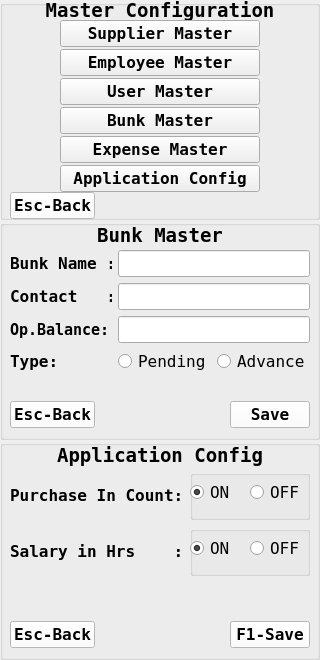
<?xml version="1.0" encoding="UTF-8"?>
<ui version="4.0">
 <class>Master_Config_Menu</class>
 <widget class="QWidget" name="Master_Config_Menu">
  <property name="geometry">
   <rect>
    <x>0</x>
    <y>0</y>
    <width>320</width>
    <height>660</height>
   </rect>
  </property>
  <property name="font">
   <font>
    <family>DejaVu Sans Mono</family>
    <pointsize>12</pointsize>
   </font>
  </property>
  <property name="windowTitle">
   <string>Form</string>
  </property>
  <widget class="QGroupBox" name="groupBox_master_config_menu">
   <property name="geometry">
    <rect>
     <x>0</x>
     <y>0</y>
     <width>320</width>
     <height>220</height>
    </rect>
   </property>
   <property name="title">
    <string/>
   </property>
   <widget class="QLabel" name="label">
    <property name="geometry">
     <rect>
      <x>0</x>
      <y>0</y>
      <width>320</width>
      <height>20</height>
     </rect>
    </property>
    <property name="font">
     <font>
      <pointsize>14</pointsize>
      <weight>75</weight>
      <bold>true</bold>
     </font>
    </property>
    <property name="text">
     <string>Master Configuration</string>
    </property>
    <property name="alignment">
     <set>Qt::AlignCenter</set>
    </property>
   </widget>
   <widget class="QWidget" name="gridLayoutWidget">
    <property name="geometry">
     <rect>
      <x>10</x>
      <y>20</y>
      <width>300</width>
      <height>176</height>
     </rect>
    </property>
    <layout class="QGridLayout" name="gridLayout">
     <property name="leftMargin">
      <number>50</number>
     </property>
     <property name="rightMargin">
      <number>50</number>
     </property>
     <property name="spacing">
      <number>2</number>
     </property>
     <item row="3" column="0">
      <widget class="QPushButton" name="pushButton_fuel">
       <property name="font">
        <font>
         <family>DejaVu Sans Mono</family>
         <pointsize>12</pointsize>
         <weight>75</weight>
         <bold>true</bold>
        </font>
       </property>
       <property name="focusPolicy">
        <enum>Qt::StrongFocus</enum>
       </property>
       <property name="styleSheet">
        <string notr="true">QPushButton:focus{border:3px solid red;background-color: rgb(255, 255, 255);}</string>
       </property>
       <property name="text">
        <string>Bunk Master</string>
       </property>
       <property name="autoDefault">
        <bool>true</bool>
       </property>
      </widget>
     </item>
     <item row="1" column="0">
      <widget class="QPushButton" name="pushButton_Employee">
       <property name="font">
        <font>
         <family>DejaVu Sans Mono</family>
         <pointsize>12</pointsize>
         <weight>75</weight>
         <bold>true</bold>
        </font>
       </property>
       <property name="focusPolicy">
        <enum>Qt::StrongFocus</enum>
       </property>
       <property name="styleSheet">
        <string notr="true">QPushButton:focus{border:3px solid red;background-color: rgb(255, 255, 255);}</string>
       </property>
       <property name="text">
        <string>Employee Master</string>
       </property>
       <property name="autoDefault">
        <bool>true</bool>
       </property>
      </widget>
     </item>
     <item row="2" column="0">
      <widget class="QPushButton" name="pushButton_user_master">
       <property name="font">
        <font>
         <family>DejaVu Sans Mono</family>
         <pointsize>12</pointsize>
         <weight>75</weight>
         <bold>true</bold>
        </font>
       </property>
       <property name="styleSheet">
        <string notr="true">QPushButton:focus{border:3px solid red;background-color: rgb(255, 255, 255);}</string>
       </property>
       <property name="text">
        <string>User Master</string>
       </property>
       <property name="autoDefault">
        <bool>true</bool>
       </property>
       <property name="default">
        <bool>false</bool>
       </property>
      </widget>
     </item>
     <item row="4" column="0">
      <widget class="QPushButton" name="pushButton_expense">
       <property name="font">
        <font>
         <family>DejaVu Sans Mono</family>
         <pointsize>12</pointsize>
         <weight>75</weight>
         <bold>true</bold>
        </font>
       </property>
       <property name="focusPolicy">
        <enum>Qt::StrongFocus</enum>
       </property>
       <property name="styleSheet">
        <string notr="true">QPushButton:focus{border:3px solid red;background-color: rgb(255, 255, 255);}</string>
       </property>
       <property name="text">
        <string>Expense Master</string>
       </property>
       <property name="autoDefault">
        <bool>true</bool>
       </property>
      </widget>
     </item>
     <item row="6" column="0">
      <spacer name="verticalSpacer_2">
       <property name="orientation">
        <enum>Qt::Vertical</enum>
       </property>
       <property name="sizeHint" stdset="0">
        <size>
         <width>20</width>
         <height>40</height>
        </size>
       </property>
      </spacer>
     </item>
     <item row="0" column="0">
      <widget class="QPushButton" name="pushButton_Customer">
       <property name="font">
        <font>
         <family>DejaVu Sans Mono</family>
         <pointsize>12</pointsize>
         <weight>75</weight>
         <bold>true</bold>
        </font>
       </property>
       <property name="focusPolicy">
        <enum>Qt::StrongFocus</enum>
       </property>
       <property name="styleSheet">
        <string notr="true">QPushButton:focus{border:3px solid red;background-color: rgb(255, 255, 255);}</string>
       </property>
       <property name="text">
        <string>Supplier Master</string>
       </property>
       <property name="autoDefault">
        <bool>true</bool>
       </property>
      </widget>
     </item>
     <item row="5" column="0">
      <widget class="QPushButton" name="pushButton_app_config">
       <property name="font">
        <font>
         <family>DejaVu Sans Mono</family>
         <pointsize>12</pointsize>
         <weight>75</weight>
         <bold>true</bold>
        </font>
       </property>
       <property name="focusPolicy">
        <enum>Qt::StrongFocus</enum>
       </property>
       <property name="styleSheet">
        <string notr="true">QPushButton:focus{border:3px solid red;background-color: rgb(255, 255, 255);}</string>
       </property>
       <property name="text">
        <string>Application Config</string>
       </property>
       <property name="autoDefault">
        <bool>true</bool>
       </property>
      </widget>
     </item>
    </layout>
   </widget>
   <widget class="QWidget" name="layoutWidget">
    <property name="geometry">
     <rect>
      <x>10</x>
      <y>191</y>
      <width>300</width>
      <height>29</height>
     </rect>
    </property>
    <layout class="QHBoxLayout" name="horizontalLayout_5">
     <item>
      <widget class="QPushButton" name="pushButton_back">
       <property name="font">
        <font>
         <family>DejaVu Sans Mono</family>
         <pointsize>12</pointsize>
         <weight>75</weight>
         <bold>true</bold>
        </font>
       </property>
       <property name="focusPolicy">
        <enum>Qt::NoFocus</enum>
       </property>
       <property name="styleSheet">
        <string notr="true">background-color: rgb(255, 255, 255);</string>
       </property>
       <property name="text">
        <string>Esc-Back</string>
       </property>
       <property name="autoDefault">
        <bool>true</bool>
       </property>
      </widget>
     </item>
     <item>
      <spacer name="horizontalSpacer_9">
       <property name="orientation">
        <enum>Qt::Horizontal</enum>
       </property>
       <property name="sizeHint" stdset="0">
        <size>
         <width>40</width>
         <height>20</height>
        </size>
       </property>
      </spacer>
     </item>
    </layout>
   </widget>
  </widget>
  <widget class="QGroupBox" name="groupBox_bunk_master">
   <property name="geometry">
    <rect>
     <x>0</x>
     <y>220</y>
     <width>320</width>
     <height>220</height>
    </rect>
   </property>
   <property name="title">
    <string/>
   </property>
   <widget class="QLabel" name="label_2">
    <property name="geometry">
     <rect>
      <x>0</x>
      <y>0</y>
      <width>320</width>
      <height>30</height>
     </rect>
    </property>
    <property name="font">
     <font>
      <pointsize>14</pointsize>
      <weight>75</weight>
      <bold>true</bold>
     </font>
    </property>
    <property name="text">
     <string>Bunk Master</string>
    </property>
    <property name="alignment">
     <set>Qt::AlignCenter</set>
    </property>
   </widget>
   <widget class="QWidget" name="layoutWidget_2">
    <property name="geometry">
     <rect>
      <x>10</x>
      <y>180</y>
      <width>300</width>
      <height>29</height>
     </rect>
    </property>
    <layout class="QHBoxLayout" name="horizontalLayout_6">
     <item>
      <widget class="QPushButton" name="pushButton_back_2">
       <property name="font">
        <font>
         <family>DejaVu Sans Mono</family>
         <pointsize>12</pointsize>
         <weight>75</weight>
         <bold>true</bold>
        </font>
       </property>
       <property name="focusPolicy">
        <enum>Qt::NoFocus</enum>
       </property>
       <property name="styleSheet">
        <string notr="true">background-color: rgb(255, 255, 255);</string>
       </property>
       <property name="text">
        <string>Esc-Back</string>
       </property>
       <property name="autoDefault">
        <bool>true</bool>
       </property>
      </widget>
     </item>
     <item>
      <spacer name="horizontalSpacer_10">
       <property name="orientation">
        <enum>Qt::Horizontal</enum>
       </property>
       <property name="sizeHint" stdset="0">
        <size>
         <width>40</width>
         <height>20</height>
        </size>
       </property>
      </spacer>
     </item>
     <item>
      <widget class="QPushButton" name="pushButton_save">
       <property name="font">
        <font>
         <family>DejaVu Sans Mono</family>
         <pointsize>12</pointsize>
         <weight>75</weight>
         <bold>true</bold>
        </font>
       </property>
       <property name="focusPolicy">
        <enum>Qt::StrongFocus</enum>
       </property>
       <property name="styleSheet">
        <string notr="true">background-color: rgb(255, 255, 255);</string>
       </property>
       <property name="text">
        <string>Save</string>
       </property>
       <property name="autoDefault">
        <bool>true</bool>
       </property>
      </widget>
     </item>
    </layout>
   </widget>
   <widget class="QWidget" name="gridLayoutWidget_2">
    <property name="geometry">
     <rect>
      <x>10</x>
      <y>30</y>
      <width>300</width>
      <height>150</height>
     </rect>
    </property>
    <layout class="QGridLayout" name="gridLayout_2">
     <item row="0" column="0">
      <widget class="QLabel" name="label_3">
       <property name="font">
        <font>
         <weight>75</weight>
         <bold>true</bold>
        </font>
       </property>
       <property name="text">
        <string>Bunk Name :</string>
       </property>
      </widget>
     </item>
     <item row="4" column="0">
      <spacer name="verticalSpacer">
       <property name="orientation">
        <enum>Qt::Vertical</enum>
       </property>
       <property name="sizeHint" stdset="0">
        <size>
         <width>20</width>
         <height>40</height>
        </size>
       </property>
      </spacer>
     </item>
     <item row="3" column="1">
      <widget class="QRadioButton" name="radioButton_pending">
       <property name="text">
        <string>Pending</string>
       </property>
      </widget>
     </item>
     <item row="1" column="0">
      <widget class="QLabel" name="label_4">
       <property name="font">
        <font>
         <weight>75</weight>
         <bold>true</bold>
        </font>
       </property>
       <property name="text">
        <string>Contact   :</string>
       </property>
      </widget>
     </item>
     <item row="3" column="0">
      <widget class="QLabel" name="label_21">
       <property name="font">
        <font>
         <weight>75</weight>
         <bold>true</bold>
        </font>
       </property>
       <property name="text">
        <string>Type:</string>
       </property>
      </widget>
     </item>
     <item row="2" column="0">
      <widget class="QLabel" name="label_5">
       <property name="font">
        <font>
         <pointsize>11</pointsize>
         <weight>75</weight>
         <bold>true</bold>
        </font>
       </property>
       <property name="text">
        <string>Op.Balance:</string>
       </property>
      </widget>
     </item>
     <item row="3" column="2">
      <widget class="QRadioButton" name="radioButton_advance">
       <property name="text">
        <string>Advance</string>
       </property>
      </widget>
     </item>
     <item row="2" column="1" colspan="2">
      <widget class="QLineEdit" name="lineEdit_opening_balance">
       <property name="font">
        <font>
         <weight>75</weight>
         <bold>true</bold>
        </font>
       </property>
      </widget>
     </item>
     <item row="1" column="1" colspan="2">
      <widget class="QLineEdit" name="lineEdit_bunk_contact"/>
     </item>
     <item row="0" column="1" colspan="2">
      <widget class="QLineEdit" name="lineEdit_bunk_name"/>
     </item>
    </layout>
   </widget>
  </widget>
  <widget class="QGroupBox" name="groupBox_app_config">
   <property name="geometry">
    <rect>
     <x>0</x>
     <y>440</y>
     <width>320</width>
     <height>220</height>
    </rect>
   </property>
   <property name="title">
    <string/>
   </property>
   <widget class="QLabel" name="label_6">
    <property name="geometry">
     <rect>
      <x>0</x>
      <y>0</y>
      <width>320</width>
      <height>30</height>
     </rect>
    </property>
    <property name="font">
     <font>
      <pointsize>14</pointsize>
      <weight>75</weight>
      <bold>true</bold>
     </font>
    </property>
    <property name="text">
     <string>Application Config</string>
    </property>
    <property name="alignment">
     <set>Qt::AlignCenter</set>
    </property>
   </widget>
   <widget class="QWidget" name="gridLayoutWidget_3">
    <property name="geometry">
     <rect>
      <x>10</x>
      <y>30</y>
      <width>300</width>
      <height>106</height>
     </rect>
    </property>
    <layout class="QGridLayout" name="gridLayout_3">
     <item row="1" column="1">
      <widget class="QGroupBox" name="groupBox_2">
       <property name="font">
        <font>
         <pointsize>14</pointsize>
        </font>
       </property>
       <property name="styleSheet">
        <string notr="true"/>
       </property>
       <property name="title">
        <string/>
       </property>
       <widget class="QRadioButton" name="radioButton_hrs_on">
        <property name="geometry">
         <rect>
          <x>0</x>
          <y>10</y>
          <width>51</width>
          <height>25</height>
         </rect>
        </property>
        <property name="font">
         <font>
          <family>DejaVu Sans Mono</family>
          <pointsize>12</pointsize>
         </font>
        </property>
        <property name="text">
         <string>ON</string>
        </property>
        <property name="checked">
         <bool>true</bool>
        </property>
       </widget>
       <widget class="QRadioButton" name="radioButton_hrs_off">
        <property name="geometry">
         <rect>
          <x>60</x>
          <y>10</y>
          <width>50</width>
          <height>25</height>
         </rect>
        </property>
        <property name="font">
         <font>
          <family>DejaVu Sans Mono</family>
          <pointsize>12</pointsize>
         </font>
        </property>
        <property name="text">
         <string>OFF</string>
        </property>
       </widget>
      </widget>
     </item>
     <item row="0" column="0">
      <widget class="QLabel" name="label_7">
       <property name="font">
        <font>
         <weight>75</weight>
         <bold>true</bold>
        </font>
       </property>
       <property name="text">
        <string>Purchase In Count:</string>
       </property>
      </widget>
     </item>
     <item row="0" column="1">
      <widget class="QGroupBox" name="groupBox">
       <property name="font">
        <font>
         <pointsize>14</pointsize>
        </font>
       </property>
       <property name="styleSheet">
        <string notr="true"/>
       </property>
       <property name="title">
        <string/>
       </property>
       <widget class="QRadioButton" name="radioButton_count_on">
        <property name="geometry">
         <rect>
          <x>0</x>
          <y>10</y>
          <width>51</width>
          <height>25</height>
         </rect>
        </property>
        <property name="font">
         <font>
          <family>DejaVu Sans Mono</family>
          <pointsize>12</pointsize>
         </font>
        </property>
        <property name="text">
         <string>ON</string>
        </property>
        <property name="checked">
         <bool>true</bool>
        </property>
       </widget>
       <widget class="QRadioButton" name="radioButton_count_off">
        <property name="geometry">
         <rect>
          <x>60</x>
          <y>10</y>
          <width>50</width>
          <height>25</height>
         </rect>
        </property>
        <property name="font">
         <font>
          <family>DejaVu Sans Mono</family>
          <pointsize>12</pointsize>
         </font>
        </property>
        <property name="text">
         <string>OFF</string>
        </property>
       </widget>
      </widget>
     </item>
     <item row="1" column="0">
      <widget class="QLabel" name="label_8">
       <property name="font">
        <font>
         <weight>75</weight>
         <bold>true</bold>
        </font>
       </property>
       <property name="text">
        <string>Salary in Hrs    :</string>
       </property>
      </widget>
     </item>
    </layout>
   </widget>
   <widget class="QWidget" name="layoutWidget_3">
    <property name="geometry">
     <rect>
      <x>10</x>
      <y>180</y>
      <width>300</width>
      <height>29</height>
     </rect>
    </property>
    <layout class="QHBoxLayout" name="horizontalLayout_7">
     <item>
      <widget class="QPushButton" name="pushButton_back_app_config">
       <property name="font">
        <font>
         <family>DejaVu Sans Mono</family>
         <pointsize>12</pointsize>
         <weight>75</weight>
         <bold>true</bold>
        </font>
       </property>
       <property name="focusPolicy">
        <enum>Qt::NoFocus</enum>
       </property>
       <property name="styleSheet">
        <string notr="true">background-color: rgb(255, 255, 255);</string>
       </property>
       <property name="text">
        <string>Esc-Back</string>
       </property>
       <property name="autoDefault">
        <bool>true</bool>
       </property>
      </widget>
     </item>
     <item>
      <spacer name="horizontalSpacer_11">
       <property name="orientation">
        <enum>Qt::Horizontal</enum>
       </property>
       <property name="sizeHint" stdset="0">
        <size>
         <width>40</width>
         <height>20</height>
        </size>
       </property>
      </spacer>
     </item>
     <item>
      <widget class="QPushButton" name="pushButton_save_app_config">
       <property name="font">
        <font>
         <family>DejaVu Sans Mono</family>
         <pointsize>12</pointsize>
         <weight>75</weight>
         <bold>true</bold>
        </font>
       </property>
       <property name="focusPolicy">
        <enum>Qt::StrongFocus</enum>
       </property>
       <property name="styleSheet">
        <string notr="true">background-color: rgb(255, 255, 255);</string>
       </property>
       <property name="text">
        <string>F1-Save</string>
       </property>
       <property name="autoDefault">
        <bool>true</bool>
       </property>
      </widget>
     </item>
    </layout>
   </widget>
  </widget>
 </widget>
 <tabstops>
  <tabstop>pushButton_Customer</tabstop>
  <tabstop>pushButton_Employee</tabstop>
  <tabstop>pushButton_user_master</tabstop>
  <tabstop>pushButton_fuel</tabstop>
  <tabstop>pushButton_expense</tabstop>
  <tabstop>pushButton_app_config</tabstop>
  <tabstop>lineEdit_bunk_name</tabstop>
  <tabstop>lineEdit_bunk_contact</tabstop>
  <tabstop>lineEdit_opening_balance</tabstop>
  <tabstop>radioButton_pending</tabstop>
  <tabstop>radioButton_advance</tabstop>
  <tabstop>pushButton_save</tabstop>
  <tabstop>pushButton_save_app_config</tabstop>
 </tabstops>
 <resources/>
 <connections/>
</ui>
